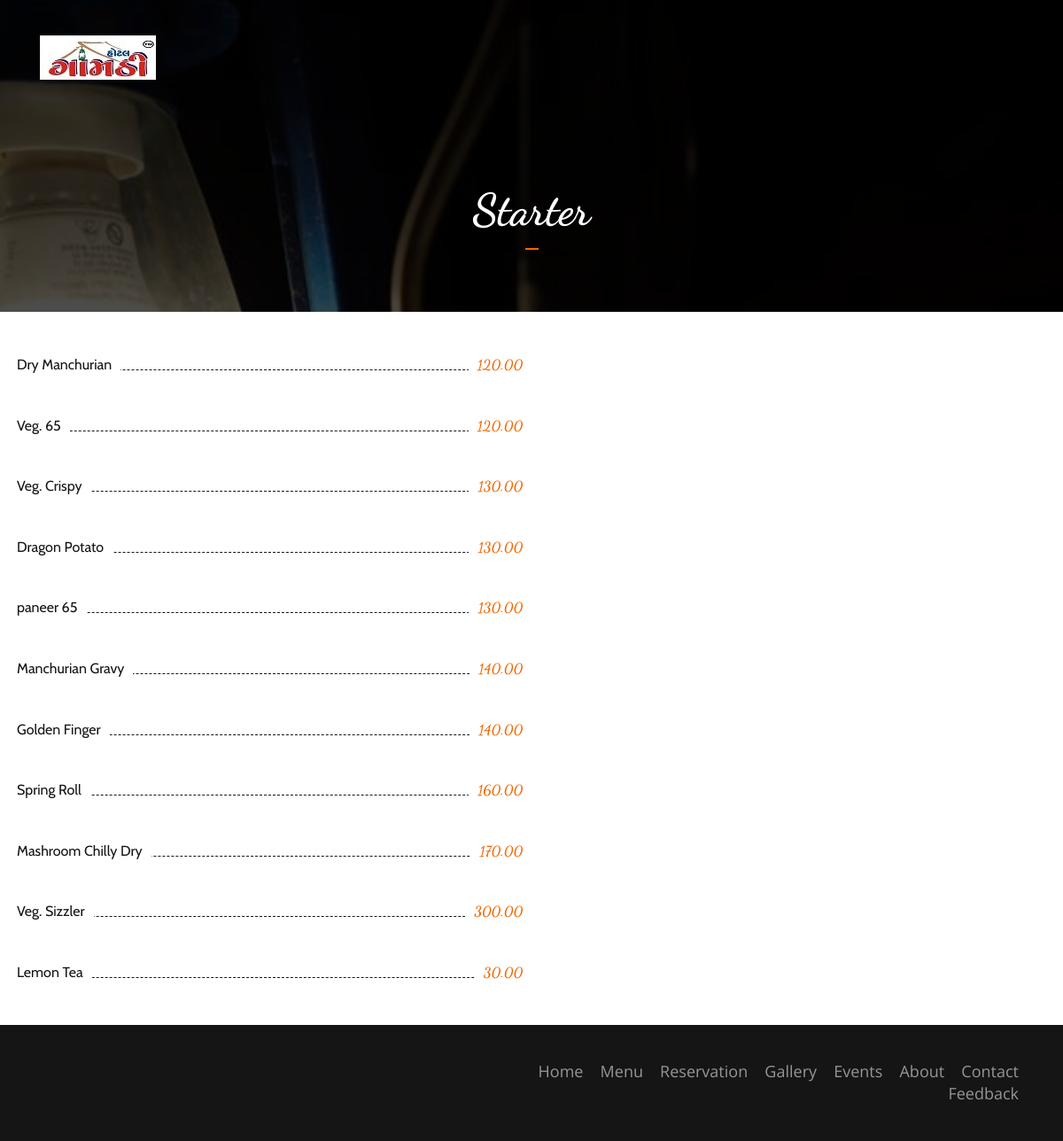
/Project/Project/risotto/showmenu.php?sub_category=Starter, run on the app's committed database.
### tables this page shows
CREATE TABLE `menu_category` (
  `id` int(11) NOT NULL,
  `menu_type` varchar(255) NOT NULL,
  `item_name` varchar(255) NOT NULL,
  `price` varchar(255) NOT NULL
);

### Project/Project/risotto/showmenu.php (the view, shortened to what this page needs)
<?php  include("header.php")   ?>
<?php include("config.php")?>
<div class="banner-area">
			<div class="bg-image bg-parallax overlay" style="background-image:url(./img/IMG-20180708-WA0011.jpg)"></div>
			<?php
							echo "<div class='container'>";
							echo "<div class='row'>";
							echo "<div class='col-md-12 text-center'>";
							echo "<h2 class='white-text title'>".$_REQUEST['sub_category']."</h2>";
					echo "</div>";
				echo "</div>";
			echo "</div>";
				?>
			</div>
		<div id="menu-content" class="tab-content">
		</head>
		<body>
		<div class="row">
		  <div class="column">
		  <?php
							$menu=mysqli_query($db,"select * from menu_category where menu_type='".$_REQUEST['sub_category']."'");
							if(mysqli_num_rows($menu))
							{
							while($row=mysqli_fetch_array($menu))
							{ ?>
			<div class="single-dish">
			 <div class="single-dish-heading">
			   <h4 class="name"><?php echo $row['item_name'];?></h4>
				<h4 class="price"><?php echo $row['price'];?>.00</h4>
			</div>
			</div><?php } } ?>
		  </div>
		  <div class="column">
		  </div>
		</div>
		</body>
		</div>
<?php   include("footer.php")  ?>

### Project/Project/risotto/header.php (shortened to what this page needs)
<!DOCTYPE html>
<html lang="en">
<head>
	<link type="text/css" rel="stylesheet" href="css/bootstrap.min.css" />
	<link type="text/css" rel="stylesheet" href="css/owl.carousel.css" />
	<link type="text/css" rel="stylesheet" href="css/owl.theme.default.css" />
	<link rel="stylesheet" href="css/font-awesome.min.css">
	<link rel="stylesheet" href="https://cdn.jsdelivr.net/npm/swiper@9/swiper-bundle.min.css" />
	<link type="text/css" rel="stylesheet" href="css/style.css" />
	<link type="text/css" rel="stylesheet" href="css/slider.css" />
</head>
<body>
	<header id="header">
		<div id="bottom-nav">
			<div class="container">
				<nav id="nav">
					<ul class="main-nav nav navbar-nav">
						<li><a href="index.php"><img src="img/logo.jpg" alt="logo"></a></li>
					</ul>
				</nav>
			</div>
		</div>
	</header>

### Project/Project/risotto/footer.php (shortened to what this page needs)
<footer id="footer">
	<div class="container">
		<div class="row">
			<div class="col-md-5">
			</div>
			<div class="col-md-7">
				<nav class="footer-nav">
					<a href="index.php">Home</a>
					<a href="menu.php">Menu</a>
					<a href="reservation.php">Reservation</a>
					<a href="gallery.php">Gallery</a>
					<a href="event.php">Events</a>
					<a href="about.php">About</a>
					<a href="contact.php">Contact</a>
					<a href="feedback.php">Feedback</a>
				</nav>
			</div>
		</div>
	</div>
</footer>
</body>
</html>

### Project/Project/risotto/css/style.css (style rules this page uses)
body { color:#969696; font-size:16px; overflow-x:hidden; font-family: 'Cabin', sans-serif; }
h1,h2,h3,h4,h5,h6 { font-weight:700; color:#151515; font-family: 'Dancing Script', cursive; }
h2 { font-size:50px; }
h4 { font-size:16px; }
a { color:#151515; -webkit-transition:0.2s color; transition:0.2s color; }
ul,ol { margin: 0; padding: 0; list-style: none }
.white-text { color:#FFF; }
.title:after { content:""; display: block; width: 15px; height: 2px; background-color: #f36700; margin: 15px 0px 30px; }
.text-center .title:after { margin: 15px auto 30px; }
.bg-image { position:absolute; left:0; right:0; top:0; bottom:0; background-position:center; background-size:cover; z-index:-1; }
.bg-image.bg-parallax { background-attachment:fixed; }
.bg-image.overlay:after { content:""; position:absolute; left:0; right:0; top:0; bottom:0; opacity: 0.7; background-color:#000; }
#header { position:absolute; left:0; right:0; margin-top:15px; z-index:22; }
#header #bottom-nav .container { padding:10px 15px; }
.main-nav li a , .contact-nav li a { font-size:18px; color:white; }
.main-nav li a { text-transform: uppercase; color:white; }
.banner-area { position:relative; padding-bottom:40px; }
#menu-content { overflow:auto; padding:30px 2% 30px; background-color:#FFF; }
.single-dish + .single-dish { margin-top:30px; }
.single-dish .single-dish-heading { position:relative; z-index:10; }
.single-dish .single-dish-heading:before { content:""; display:block; position:relative; top:25px; height:1px; width:100%; border-top:1px dashed #151515; z-index:-1; }
.single-dish .name { display: inline-block; font-family:'Cabin', sans-serif; background-color: #FFF; padding-right: 10px; font-weight:400; }
.single-dish .price { float:right; background-color:#FFF; padding-left: 10px; color:#f36700; }
#footer { padding-top:40px; padding-bottom:40px; margin-left:-40px; background-color:#151515; margin-bottom:-80px; }
.footer-nav { text-align:right }
.footer-nav a { display:inline-block; margin-left:15px; color:#969696; font-size:18px; text-transform:capitalize; }

### Project/Project/risotto/css/slider.css (style rules this page uses)
* { margin: 0; padding: 0; box-sizing: border-box; font-family: "Open Sans", sans-serif; }

### Project/Project/risotto/showmenu.php (style rules this page uses)
* { box-sizing: border-box; }
.column { float: left; width: 50%; padding: 10px; height: auto; }
.row:after { content: ""; display: table; clear: both; }

### data on the page
menu_category: item_name "Dry Manchurian", price "120"
menu_category: item_name "Veg. 65", price "120"
menu_category: item_name "Veg. Crispy", price "130"
menu_category: item_name "Dragon Potato", price "130"
menu_category: item_name "paneer 65", price "130"
menu_category: item_name "Manchurian Gravy", price "140"
menu_category: item_name "Golden Finger", price "140"
menu_category: item_name "Spring Roll", price "160"
menu_category: item_name "Mashroom Chilly Dry", price "170"
menu_category: item_name "Veg. Sizzler", price "300"
menu_category: item_name "Lemon Tea", price "30"

### other printed values
$_REQUEST['sub_category'] "Starter"
